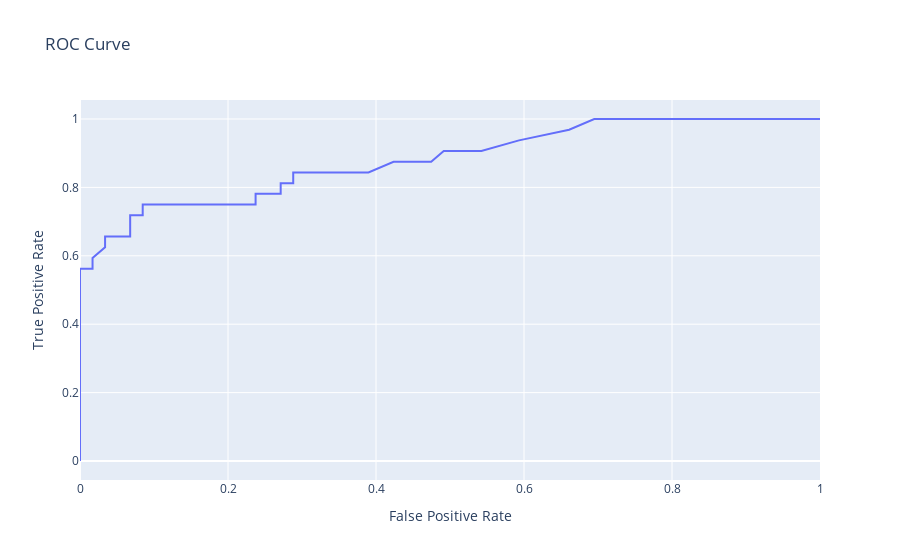

The cell this chart's notebook holds for it:
### Markdown cell above
## Putting this all together: ROC curve

### Code cell
fig = px.line(x=fprs, y = tprs, hover_name=thresholds, title="ROC Curve")
fig.update_xaxes(title="False Positive Rate")
fig.update_yaxes(title="True Positive Rate")
fig
